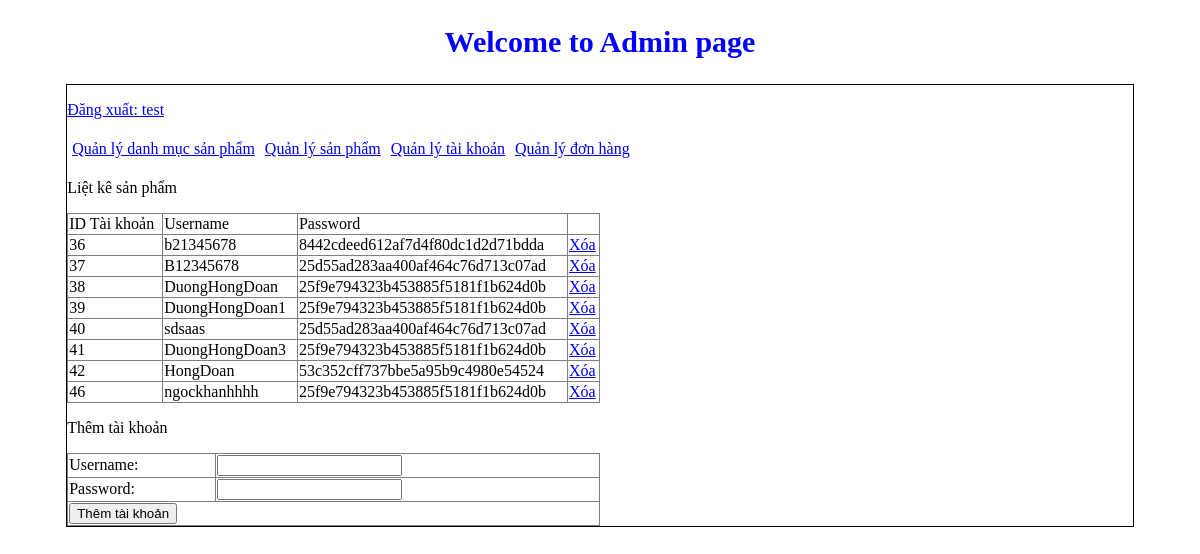
The page /admin/index.php?action=quanlytaikhoan&query=them (signed in) on the database its author committed.
### tables this page shows
CREATE TABLE `account` (
  `IDTaikhoan` int(11) NOT NULL,
  `Username` varchar(255) NOT NULL,
  `Password` varchar(255) NOT NULL,
  `IDUser` int(11) NOT NULL
);

### admin/modules/quanlytk/lietke.php (the view, shortened to what this page needs)
<?php
    $sql_lietke_sanpham = "SELECT * FROM account";
    $query_lietke_sanpham = mysqli_query($conn, $sql_lietke_sanpham);
?>
<p>Liệt kê sản phẩm</p>
<table border="1" width="50%" style="border-collapse: collapse">
    <tr>
        <td>ID Tài khoản</td>
        <td>Username</td>
        <td>Password</td>
    </tr>
    <?php
        while($row = mysqli_fetch_array($query_lietke_sanpham)){
    ?>
    <tr>
        <td><?php echo $row['IDTaikhoan'] ?></td>
        <td><?php echo $row['Username'] ?></td>
        <td><?php echo $row['Password'] ?></td>
        <td>
            <a href="modules/quanlytk/xuly.php?idtk=<?php echo $row['IDTaikhoan'] ?>">Xóa</a>
        </td>
    </tr>
    <?php
        }
    ?>
</table>

### rows shown on the page
account: IDTaikhoan "36", Username "b21345678", Password "8442cdeed612af7d4f80dc1d2d71bdda"
account: IDTaikhoan "37", Username "B12345678", Password "25d55ad283aa400af464c76d713c07ad"
account: IDTaikhoan "38", Username "DuongHongDoan", Password "25f9e794323b453885f5181f1b624d0b"
account: IDTaikhoan "39", Username "DuongHongDoan1", Password "25f9e794323b453885f5181f1b624d0b"
account: IDTaikhoan "40", Username "sdsaas", Password "25d55ad283aa400af464c76d713c07ad"
account: IDTaikhoan "41", Username "DuongHongDoan3", Password "25f9e794323b453885f5181f1b624d0b"
account: IDTaikhoan "42", Username "HongDoan", Password "53c352cff737bbe5a95b9c4980e54524"
account: IDTaikhoan "46", Username "ngockhanhhhh", Password "25f9e794323b453885f5181f1b624d0b"

### other values the page prints
$_SESSION['dangnhap'] "test"
